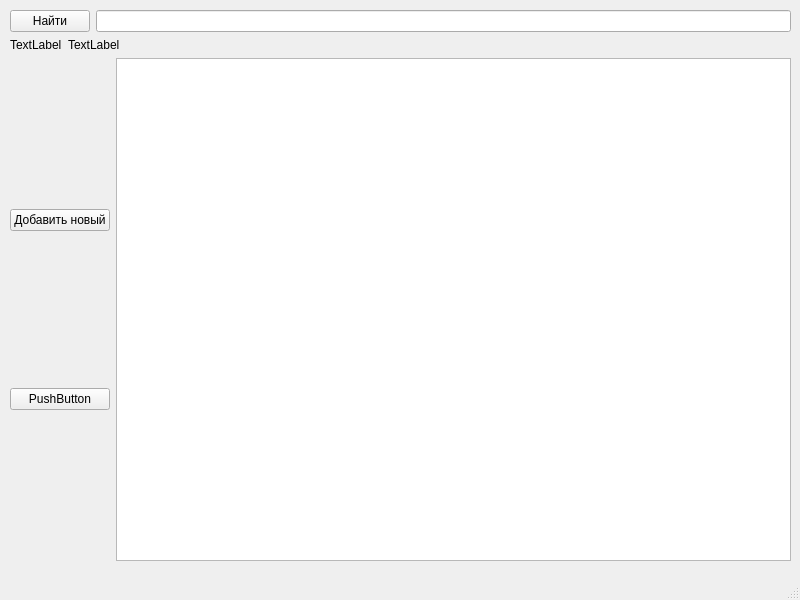
<?xml version="1.0" encoding="UTF-8"?>
<ui version="4.0">
 <class>MainWindow</class>
 <widget class="QMainWindow" name="MainWindow">
  <property name="geometry">
   <rect>
    <x>0</x>
    <y>0</y>
    <width>800</width>
    <height>600</height>
   </rect>
  </property>
  <property name="windowTitle">
   <string>MainWindow</string>
  </property>
  <widget class="QWidget" name="centralwidget">
   <widget class="QWidget" name="verticalLayoutWidget_2">
    <property name="geometry">
     <rect>
      <x>10</x>
      <y>10</y>
      <width>781</width>
      <height>551</height>
     </rect>
    </property>
    <layout class="QVBoxLayout" name="verticalLayout_2">
     <item>
      <layout class="QFormLayout" name="formLayout">
       <item row="0" column="0">
        <widget class="QPushButton" name="pushButton_3">
         <property name="text">
          <string>Найти</string>
         </property>
        </widget>
       </item>
       <item row="0" column="1">
        <widget class="QLineEdit" name="lineEdit"/>
       </item>
      </layout>
     </item>
     <item>
      <layout class="QFormLayout" name="formLayout_2">
       <item row="0" column="0">
        <widget class="QLabel" name="label_4">
         <property name="text">
          <string>TextLabel</string>
         </property>
        </widget>
       </item>
       <item row="0" column="1">
        <widget class="QLabel" name="label">
         <property name="text">
          <string>TextLabel</string>
         </property>
        </widget>
       </item>
      </layout>
     </item>
     <item>
      <layout class="QHBoxLayout" name="horizontalLayout">
       <item>
        <layout class="QVBoxLayout" name="verticalLayout">
         <item>
          <widget class="QPushButton" name="pushButton">
           <property name="text">
            <string>Добавить новый</string>
           </property>
          </widget>
         </item>
         <item>
          <widget class="QPushButton" name="pushButton_2">
           <property name="text">
            <string>PushButton</string>
           </property>
          </widget>
         </item>
        </layout>
       </item>
       <item>
        <widget class="QTableView" name="tableView"/>
       </item>
      </layout>
     </item>
    </layout>
   </widget>
  </widget>
  <widget class="QMenuBar" name="menubar">
   <property name="geometry">
    <rect>
     <x>0</x>
     <y>0</y>
     <width>800</width>
     <height>25</height>
    </rect>
   </property>
  </widget>
  <widget class="QStatusBar" name="statusbar"/>
 </widget>
 <resources/>
 <connections/>
</ui>
